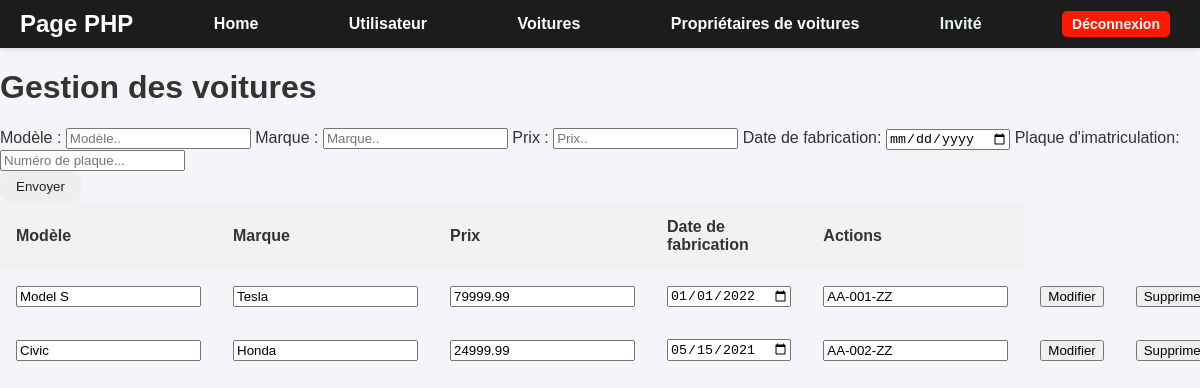
The page /public/php/cars.php on the database its author committed.
### tables this page shows
CREATE TABLE IF NOT EXISTS cars (
    id INT NOT NULL AUTO_INCREMENT PRIMARY KEY,
    model VARCHAR(255) NOT NULL,
    brand VARCHAR(255) NOT NULL,
    price DECIMAL(8,2) CHECK (price >= 0),
    build_at DATE
);

### www/public/php/cars.php (the view, shortened to what this page needs)
<?php
    $db = connect();
    $query = $db->prepare("SELECT id, model, brand, price, build_at, plate FROM cars");
    $query->execute();
    $cars = $query->fetchAll(PDO::FETCH_OBJ);
?>
<!DOCTYPE html>
<html lang="fr">
<head>
    <link rel="stylesheet" href=".\..\css\header.css">
    <link rel="stylesheet" href=".\..\css\global.css">
</head>
<body>
    <?php include './include/header.php'; ?>
    <h1>Gestion des voitures</h1>
    <form id="form_user" method="POST">
    <label for="model">Modèle :</label>
    <input type="text" id="model" name="model" placeholder="Modèle..">
    <label for="brand">Marque :</label>
    <input type="text" id="brand" name="brand" placeholder="Marque..">
    <label for="price">Prix :</label>
    <input type="number" step="0.01" id="price" name="price" placeholder="Prix..">
    <label for="build_at">Date de fabrication:</label>
    <input type="date" id="build_at" name="build_at" placeholder="Fabrication..">
    <label for="plate">Plaque d'imatriculation:</label>
    <input type="text" id="plate" name="plate" placeholder="Numéro de plaque..." pattern="[A-Za-z]{2}-[0-9]{3}-[A-Za-z]{2}"
        title="Le format doit être XX-000-XX, avec deux lettres, trois chiffres, puis deux lettres." required>
    <br>
    <input type="submit" name="insert-car" id="submit-btn" value="Envoyer">
    </form>
    <?php if ($cars): ?>
        <table>
            <tr>
                <th>Modèle</th>
                <th>Marque</th>
                <th>Prix</th>
                <th>Date de fabrication</th>
                <th>Actions</th>
            </tr>
            <?php foreach ($cars as $car): ?>
                <tr>
                    <form method="POST" style="display: inline;">
                        <td>
                            <input type="text" name="model" value="<?= htmlspecialchars($car->model) ?>" required>
                        </td>
                        <td>
                            <input type="text" name="brand" value="<?= htmlspecialchars($car->brand) ?>" required>
                        </td>
                        <td>
                            <input type="number" step="0.01" name="price" value="<?= htmlspecialchars($car->price) ?>" required>
                        </td>
                        <td>
                            <input type="date" name="build_at" value="<?= htmlspecialchars($car->build_at) ?>" required>
                        </td>
                        <td>
                        <input type="text" id="plate" name="plate" value="<?= htmlspecialchars($car->plate) ?>" pattern="[A-Za-z]{2}-[0-9]{3}-[A-Za-z]{2}"
                        title="Le format doit être XX-000-XX, avec deux lettres, trois chiffres, puis deux lettres." required>
                        </td>
                        <td>
                            <button type="submit" name="update-car" class="update-car">Modifier</button>
                        </td>
                    </form>
                    <td>
                        <form method="POST" style="display: inline;">
                            <button type="submit" name="delete-car" class="delete-car">Supprimer</button>
                        </form>
                    </td>
                </tr>
            <?php endforeach; ?>
        </table>
    <?php else: ?>
        <p>Aucune voiture trouvée.</p>
    <?php endif; ?>
</body>
</html>

### www/public/css/global.css (style rules this page uses)
body { font-family: Arial, sans-serif; margin: 0; padding: 0; background-color: #f4f4f9; color: #333; }
table { font-family: Arial, sans-serif; border-collapse: collapse; width: 100%; }
th, td { padding: 16px; text-align: left; }
th { background-color: #f2f2f2; }
label { text-align: center; }
#submit-btn { padding: 0.5rem 1rem; border-radius: 10px; border: 1px; background-color: #eee; color: #222; }

### rows shown on the page
cars: model "Model S", brand "Tesla", price "79999.99", build_at "01/01/2022", plate "AA-001-ZZ"
cars: model "Civic", brand "Honda", price "24999.99", build_at "05/15/2021", plate "AA-002-ZZ"

### other values the page prints
$username "Invité"
